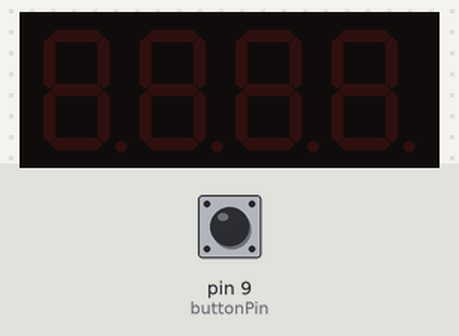
This sketch was run on a simulated Arduino Uno, built with avr-gcc and run on an emulated ATmega328P. On the bench: 4-digit seven-segment display. The inputs (shaded band) are chosen by the test bench; at power-on: pin 9 (buttonPin) HIGH. The local clock reads 2024-03-15 10:24:30 at power-on unless the sketch sets it.

Above: at 1.8 s.
1.9 s: pin 9 (buttonPin) pulled LOW for 0.6 s
At 2.4 s:
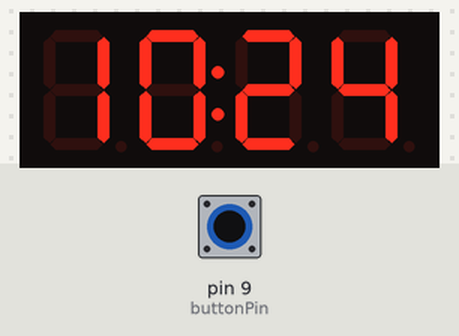
Timing chart, 0 to 4.9 s (numbered marks = the images above; inputs shaded):
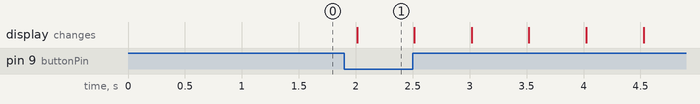

The sketch:

RTC_7segment_clock.ino
```cpp
 #include <Wire.h>
#include "Adafruit_LEDBackpack.h"
#include "Adafruit_GFX.h"
#include "RTClib.h"

RTC_DS1307 RTC;
Adafruit_7segment disp = Adafruit_7segment();

const int buttonPin = 9;     // the number of the pushbutton pin
const int displayTime = 5;   // number of seconds to display the clock
int buttonState = 0;         // variable for reading the pushbutton status

void setup()
{
  Wire.begin();
  RTC.begin();
  if (! RTC.isrunning())
  {
    //RTC.adjust(DateTime(__DATE__, __TIME__));
  }
  disp.begin(0x70);
}

void loop()
{
  //If button pressed, display time for about 5 seconds
  buttonState = digitalRead(buttonPin);
  disp.clear();

  if (buttonState == LOW) {
    for (int index = 0; index < displayTime; index++)  {
      disp.print(getDecimalTime());
      disp.drawColon(true);
      disp.writeDisplay();
      delay(500);
      disp.drawColon(false);
      disp.writeDisplay();
      delay(500);
    }
  }

  disp.clear();
  disp.writeDisplay();
  delay(500);

}

int getDecimalTime()
{
  DateTime now = RTC.now();
  int decimalTime = now.hour() * 100 + now.minute();
  return decimalTime;
}
```

Measured:
- after the input at 1.9 s, the display: changes after 0.11 s (image 1)
